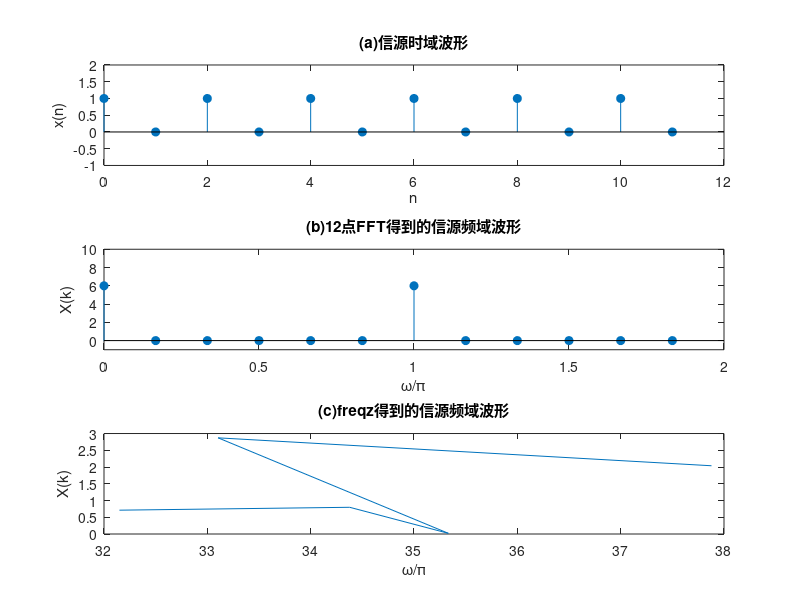

MATLAB code to generate this figure: (Note: this script raises an error after producing the figure.)
clear all;
close all;

format long;
tic;

%****************************  程序主体 *************
%%%%%%%%%%%%%%%%%  参数设定   %%%%%%%%%%%%%%
fc = 2000; %载波频率

%%%%%%%%%%%%%%%%%%%%%%%%%%%%   信源    %%%%%%%%%%%%%%%%%%%
msg_source = [1 0 1 0 1 0 1 0 1 0 1 0 ];

figure(1);
subplot(3,1,1);
n = 0:length(msg_source)-1;
stem(n, msg_source, 'filled');
axis([0,12,-1,2]);  %画针状图
title('(a)信源时域波形');xlabel('n');ylabel('x(n)');
subplot(3,1,2);
Xk = fft(msg_source);
wn = 0:length(Xk)-1;
stem(2*wn./length(Xk), abs(Xk), 'filled');
axis([0,2,-1,10]);  %画针状图
title('(b)12点FFT得到的信源频域波形');xlabel('\omega/\pi');ylabel('X(k)');
subplot(3,1,3);
[Xk2,w]=freqz(msg_source, 1, 'whole'); % 'whole' 将区间设置为0-2pi, 否则是 0-pi。
plot(w/pi,abs(Xk2)); %创建 Y 中数据对 X 中对应值的二维线图
title('(c)freqz得到的信源频域波形');xlabel('\omega/\pi');ylabel('X(k)');


%%%%%%%%%%%%%%%%%%%%%%%%%%%%%  信道  %%%%%%%%%%%%%%%%%%%%%%%%%
ebn0 = -6:8;
snr = ebn0 - 10*log10(0.5*16);

for i = 1:length(snr)
    rcos_msg_source_carrier_addnoise = awgn(rcos_msg_source_carrier, snr(i), "measured");

    %%%%%%%%%%%%%%%%%%%%%%%%%%%%%%  接收机 %%%%%%%%%%%%%%%%%%%%%%%%%
    rcos_msg_source_addnoise = rcos_msg_source_carrier_addnoise.*cos(2*pi*fc.*time/fs);

    % figure(7)
    % plot(rcos_msg_source_addnoise);
    % title('时域波形');
    % figure(8);
    % plot(abs(fft(rcos_msg_source_addnoise)));
    % title('频域波形');

    fir_lp = fir1(128, 0.2);
    rcos_msg_source_lp = filter(fir_lp, 1, rcos_msg_source_addnoise);

    rollof_factor = 0.5;
    rcos_fir = rcosdesign(rollof_factor, 6, sps);

    rcos_msg_source_MF = filter(rcos_fir, 1, rcos_msg_source_lp);

    decision_site = 160;

    rcos_msg_source_MF_option = rcos_msg_source_MF(decision_site:sps:end);

    msg_source_MF_option_sign = sign(rcos_msg_source_MF_option);

    % figure(13);
    % plot(msg_source_MF_option_sign, '-*');
    % title('判决结果');
    % 
    % eyediagram(rcos_msg_source, sps);
    % title('发射端眼图');
    % eyediagram(rcos_msg_source_MF, sps);
    % title('接收端眼图');
    % 
    % scatterplot(rcos_msg_source(48+1:16:end-48));
    % title('BPSK星座图');

    %%%%%%%%%%%%%%%%%%%%%%%%% 信宿 %%%%%%%%%%%%%%%%%%%%%%%%%%%
    [err_number(i), bit_err_ratio(i)]=biterr(msg_source(1:length(rcos_msg_source_MF_option)), (msg_source_MF_option_sign+1)/2);
end
toc;


%%%%%%%%%%%%%%%%%%%%%%%%%%%% 仿真结果 %%%%%%%%%%%%%%%%%%%%%%%%%
ber = berawgn(ebn0, 'psk', 2, 'nondiff');
semilogy(ebn0, bit_err_ratio, '-*', ebn0, ber, '-+');
xlabel('比特信噪比');
ylabel('误码率');
title('不同信噪比下误码率仿真曲线');
legend('实验曲线 ', '理论曲线')
grid on;












